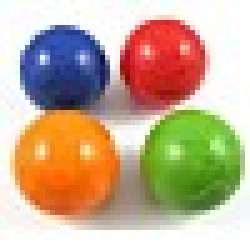
#> input picture Graphs/practicals/01_spectral_clustering/data/four_elements.bmp, 50 x 50 px, given as the content of the folder data/extended_dataset/0, which was not available (shown 5 times larger)
$ python load_images.py   (older library calls are emulated)
#> lines starting #> are read from the running program, lines starting #| are printed output that depends on the picture; pictures that were not available may be replaced by others from this repository, and a replacement may not be noted
### Graphs/practicals/02_semi_supervised_learning/semi_supervised_learning/helper.py
import matplotlib.pyplot as plt
import scipy
import numpy as np
import networkx as nx
import random
import scipy.io
import scipy.spatial.distance as sd
from scipy.sparse.csgraph import minimum_spanning_tree


# [155 lines left out: functions min_span_tree, build_similarity_graph, build_laplacian, build_laplacian_regularized, not called in this run]

def mask_labels(Y, l, per_class=False):
    """
    Function to select a subset of labels and mask the rest.

    Parameters
    ----------
    Y : array
        (n,) label vector, where entries Y_i take a value in [1, ..., C] , where C is the number of classes

    l : int
        Number of unmasked (revealed) labels to include in the output.

    per_class: bool, default: False
        If true, reveal l labels per class, instead of l labels in total.

    Returns
    -------
    Y_masked : array
        (n,) masked label vector, where entries Y_i take a value in [1, ..., C]
        if the node is labeled, or 0 if the node is unlabeled (masked)
    """
    num_samples = np.size(Y, 0)

    """
     randomly sample l nodes to remain labeled, mask the others
    """
    min_label = Y.min()
    max_label = Y.max()
    assert min_label == 1

    if not per_class:
        # reveal l labels in total
        Y_masked = np.zeros(num_samples)
        indices_to_reveal = np.arange(num_samples)
        np.random.shuffle(indices_to_reveal)
        indices_to_reveal = indices_to_reveal[:l]
        Y_masked[indices_to_reveal] = Y[indices_to_reveal]
    else:
        # reveal l labels per class
        Y_masked = np.zeros(num_samples)
        for label in range(min_label, max_label+1):
            indices = np.where( Y == label)[0]
            np.random.shuffle(indices)
            indices = indices[:l]
            Y_masked[indices] = Y[indices]

    return Y_masked

# [58 lines left out: functions plot_edges_and_points, plot_graph_matrix, plot_classification, label_noise, not called in this run]

# [4 lines that do not run on import are left out]

### Graphs/practicals/02_semi_supervised_learning/semi_supervised_learning/load_images.py
import matplotlib.pyplot as plt
from numpy import imag
from imageio import imread
import numpy as np
import cv2
import os
from helper import mask_labels


FRAME_SIZE = 96
NB_IMGS_AUGMENTED = 50


def default_preprocess_image(image):
    """
    Parameters
    ----------
    image : array
        (214, 214) array representing a grayscale image

    Returns
    -------
        (96, 96) preprocessed image
    """
    output_frame_size = 96   # do not change the output frame size!
    image = cv2.equalizeHist(image)
    image = cv2.GaussianBlur(image, (5, 5), 0)
    im = cv2.resize(image, (output_frame_size, output_frame_size)).astype(np.float)
    im -= im.mean()
    im /= im.max()
    image = im
    return image


# [77 lines left out: functions plot_image_data, plot_image_data_augmented, load_image_data, not called in this run]


def load_image_data_augmented(preprocess_fn=default_preprocess_image, l=4):
    # Parameters
#> called with l = 4
    cc = cv2.CascadeClassifier(os.path.join('data', 'haarcascade_frontalface_default.xml'))
    # Loading images
    images = np.zeros((10 * NB_IMGS_AUGMENTED, FRAME_SIZE ** 2))
    labels = np.zeros(10 * NB_IMGS_AUGMENTED, dtype=np.uint32)

    for i in np.arange(10):
        imgdir = "data/extended_dataset/%d" % i
        imgfns = os.listdir(imgdir)
        for j, imgfn in enumerate(np.random.choice(imgfns, size=NB_IMGS_AUGMENTED)):
            im = imread("{}/{}".format(imgdir, imgfn))
#> im is the input picture: shape (50, 50, 3); mean R, G, B 198.5, 175.6, 149
            box = cc.detectMultiScale(im)
#> box = ()
            top_face = {"area": 0, "box": (0, 0, *im.shape[:2])}
#> top_face = {'area': 0, 'box': (0, 0, 50, 50)}

            for cfx, cfy, clx, cly in box:
                face_area = clx * cly
                if face_area > top_face["area"]:
                    top_face["area"] = face_area
                    top_face["box"] = [cfx, cfy, clx, cly]
#> this loop made 0 passes

            fx, fy, lx, ly = top_face["box"]
#> fx = 0; fy = 0; lx = 50; ly = 50
            gray_im = cv2.cvtColor(im, cv2.COLOR_BGR2GRAY)
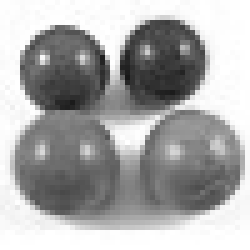
#> gray_im: shape (50, 50) (shown 5 times larger); min 23, max 255, mean 170.2
            gray_face = gray_im[fy:fy + ly, fx:fx + lx]

            """
            Apply preprocessing to balance the image (color/lightning), such as filtering
            (cv.boxFilter, cv.GaussianBlur, cv.bilinearFilter) and
            equalization (cv.equalizeHist).
            """
            gray_face = preprocess_fn(gray_face)
#> in default_preprocess_image, `image = cv2.equalizeHist(image)`:
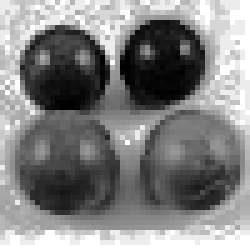
#> image: shape (50, 50) (shown 5 times larger); min 0, max 255, mean 130.2
#> in default_preprocess_image, `image = cv2.GaussianBlur(image, (5, 5), 0)`:
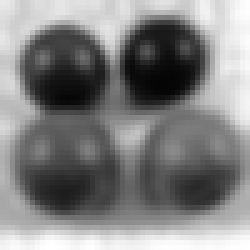
#> image: shape (50, 50) (shown 5 times larger); min 5, max 255, mean 130.1
#> in default_preprocess_image, `im = cv2.resize(image, (output_frame_size, output_frame_size)).astype(..`:
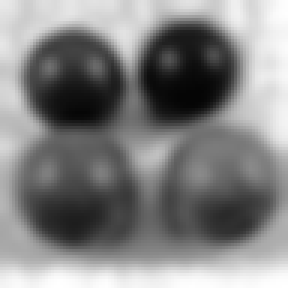
#> im: shape (96, 96) float64 (shown 3 times larger); min 5, max 255, mean 129.9

            # resize the face and reshape it to a row vector, record labels
            images[j * 10 + i] = gray_face.reshape((-1))
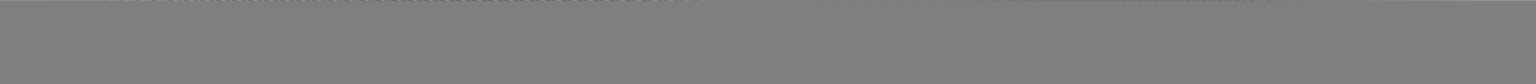
#> images: shape (500, 9216) float64 (shown at 1/6 size); min -0.999, max 1, mean 4.93e-20; drawn with min black and max white
            labels[j * 10 + i] = i + 1

    """
    select 4 random labels per person and reveal them
    masked_labels: (n x 1) masked label vector, where entries Y_i take a values in [1, ..., num_classes] if the node is
              labeled, or 0 if the node is unlabeled (masked)
    """
    masked_labels = mask_labels(labels, l, per_class=True)
#> in mask_labels, `num_samples = np.size(Y, 0)`: num_samples = 500

    return images, labels, masked_labels


if __name__=='__main__':
    images, labels, masked_labels = load_image_data_augmented()
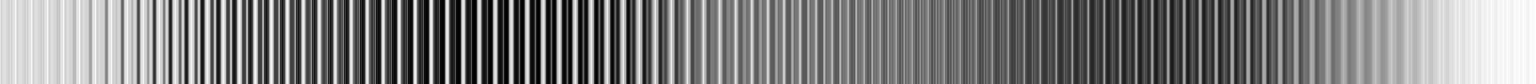
#> images: shape (500, 9216) float64 (shown at 1/6 size); min -0.999, max 1, mean 2.78e-17; drawn with min black and max white
#> labels = 500 values, max 10 at index 9, min 1 at index 0, mean 5.5; masked_labels = 500 values, max 10 at index 19, min 0 at index 0, mean 0.44
